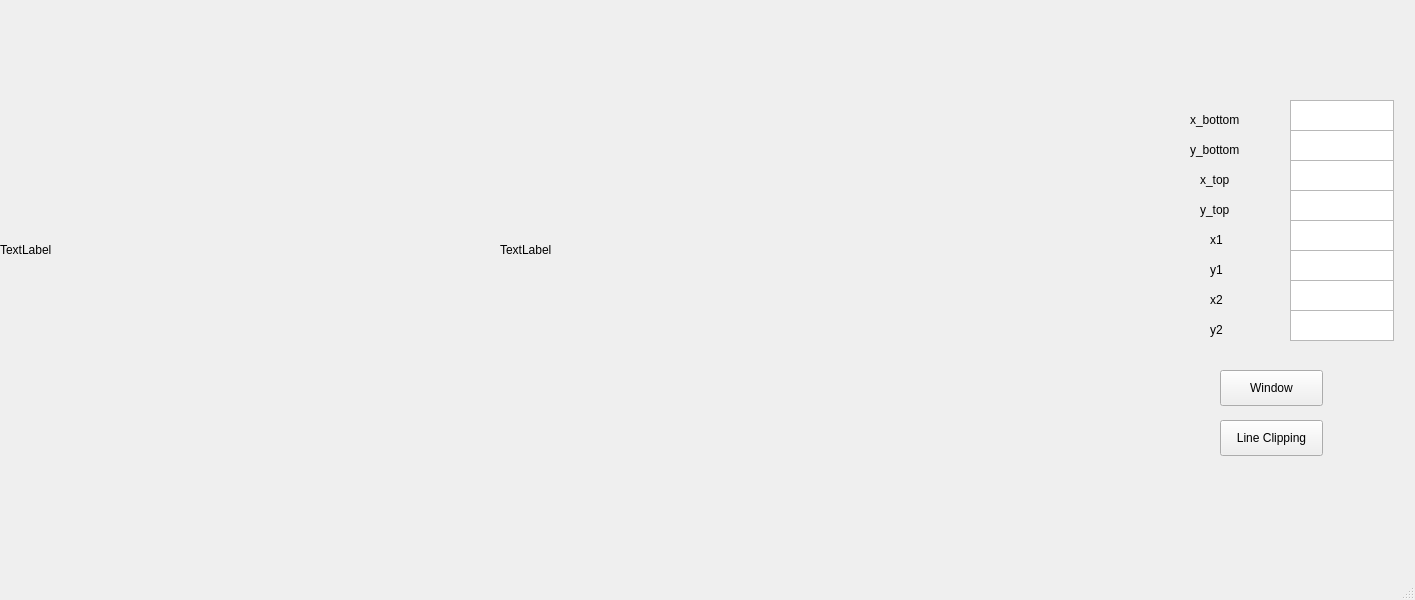
<?xml version="1.0" encoding="UTF-8"?>
<ui version="4.0">
 <class>Pixel</class>
 <widget class="QMainWindow" name="Pixel">
  <property name="geometry">
   <rect>
    <x>0</x>
    <y>0</y>
    <width>1415</width>
    <height>600</height>
   </rect>
  </property>
  <property name="windowTitle">
   <string>Pixel</string>
  </property>
  <widget class="QWidget" name="centralwidget">
   <widget class="QLabel" name="label">
    <property name="geometry">
     <rect>
      <x>0</x>
      <y>0</y>
      <width>500</width>
      <height>500</height>
     </rect>
    </property>
    <property name="text">
     <string>TextLabel</string>
    </property>
   </widget>
   <widget class="QPushButton" name="pushButton">
    <property name="geometry">
     <rect>
      <x>1220</x>
      <y>370</y>
      <width>103</width>
      <height>36</height>
     </rect>
    </property>
    <property name="text">
     <string>Window</string>
    </property>
   </widget>
   <widget class="QLabel" name="label_2">
    <property name="geometry">
     <rect>
      <x>1190</x>
      <y>110</y>
      <width>66</width>
      <height>19</height>
     </rect>
    </property>
    <property name="text">
     <string>x_bottom</string>
    </property>
   </widget>
   <widget class="QLabel" name="label_3">
    <property name="geometry">
     <rect>
      <x>1190</x>
      <y>140</y>
      <width>66</width>
      <height>19</height>
     </rect>
    </property>
    <property name="text">
     <string>y_bottom</string>
    </property>
   </widget>
   <widget class="QTextEdit" name="textEdit">
    <property name="geometry">
     <rect>
      <x>1290</x>
      <y>100</y>
      <width>104</width>
      <height>31</height>
     </rect>
    </property>
   </widget>
   <widget class="QTextEdit" name="textEdit_2">
    <property name="geometry">
     <rect>
      <x>1290</x>
      <y>130</y>
      <width>104</width>
      <height>31</height>
     </rect>
    </property>
   </widget>
   <widget class="QTextEdit" name="textEdit_3">
    <property name="geometry">
     <rect>
      <x>1290</x>
      <y>160</y>
      <width>104</width>
      <height>31</height>
     </rect>
    </property>
   </widget>
   <widget class="QTextEdit" name="textEdit_4">
    <property name="geometry">
     <rect>
      <x>1290</x>
      <y>190</y>
      <width>104</width>
      <height>31</height>
     </rect>
    </property>
   </widget>
   <widget class="QLabel" name="label_4">
    <property name="geometry">
     <rect>
      <x>1200</x>
      <y>170</y>
      <width>66</width>
      <height>19</height>
     </rect>
    </property>
    <property name="text">
     <string>x_top</string>
    </property>
   </widget>
   <widget class="QLabel" name="label_5">
    <property name="geometry">
     <rect>
      <x>1200</x>
      <y>200</y>
      <width>66</width>
      <height>19</height>
     </rect>
    </property>
    <property name="text">
     <string>y_top</string>
    </property>
   </widget>
   <widget class="QLabel" name="label_6">
    <property name="geometry">
     <rect>
      <x>1210</x>
      <y>260</y>
      <width>66</width>
      <height>19</height>
     </rect>
    </property>
    <property name="text">
     <string>y1</string>
    </property>
   </widget>
   <widget class="QLabel" name="label_7">
    <property name="geometry">
     <rect>
      <x>440</x>
      <y>190</y>
      <width>66</width>
      <height>19</height>
     </rect>
    </property>
    <property name="text">
     <string/>
    </property>
   </widget>
   <widget class="QTextEdit" name="textEdit_5">
    <property name="geometry">
     <rect>
      <x>1290</x>
      <y>220</y>
      <width>104</width>
      <height>31</height>
     </rect>
    </property>
   </widget>
   <widget class="QTextEdit" name="textEdit_6">
    <property name="geometry">
     <rect>
      <x>1290</x>
      <y>250</y>
      <width>104</width>
      <height>31</height>
     </rect>
    </property>
   </widget>
   <widget class="QLabel" name="label_8">
    <property name="geometry">
     <rect>
      <x>1210</x>
      <y>230</y>
      <width>66</width>
      <height>19</height>
     </rect>
    </property>
    <property name="text">
     <string>x1</string>
    </property>
   </widget>
   <widget class="QTextEdit" name="textEdit_7">
    <property name="geometry">
     <rect>
      <x>1290</x>
      <y>280</y>
      <width>104</width>
      <height>31</height>
     </rect>
    </property>
   </widget>
   <widget class="QTextEdit" name="textEdit_8">
    <property name="geometry">
     <rect>
      <x>1290</x>
      <y>310</y>
      <width>104</width>
      <height>31</height>
     </rect>
    </property>
   </widget>
   <widget class="QLabel" name="label_9">
    <property name="geometry">
     <rect>
      <x>1210</x>
      <y>290</y>
      <width>66</width>
      <height>19</height>
     </rect>
    </property>
    <property name="text">
     <string>x2</string>
    </property>
   </widget>
   <widget class="QLabel" name="label_10">
    <property name="geometry">
     <rect>
      <x>1210</x>
      <y>320</y>
      <width>66</width>
      <height>19</height>
     </rect>
    </property>
    <property name="text">
     <string>y2</string>
    </property>
   </widget>
   <widget class="QPushButton" name="pushButton_3">
    <property name="geometry">
     <rect>
      <x>1220</x>
      <y>420</y>
      <width>103</width>
      <height>36</height>
     </rect>
    </property>
    <property name="text">
     <string>Line Clipping</string>
    </property>
   </widget>
   <widget class="QLabel" name="label_11">
    <property name="geometry">
     <rect>
      <x>500</x>
      <y>0</y>
      <width>500</width>
      <height>500</height>
     </rect>
    </property>
    <property name="text">
     <string>TextLabel</string>
    </property>
   </widget>
  </widget>
  <widget class="QMenuBar" name="menubar">
   <property name="geometry">
    <rect>
     <x>0</x>
     <y>0</y>
     <width>1415</width>
     <height>19</height>
    </rect>
   </property>
  </widget>
  <widget class="QStatusBar" name="statusbar"/>
 </widget>
 <resources/>
 <connections/>
</ui>
